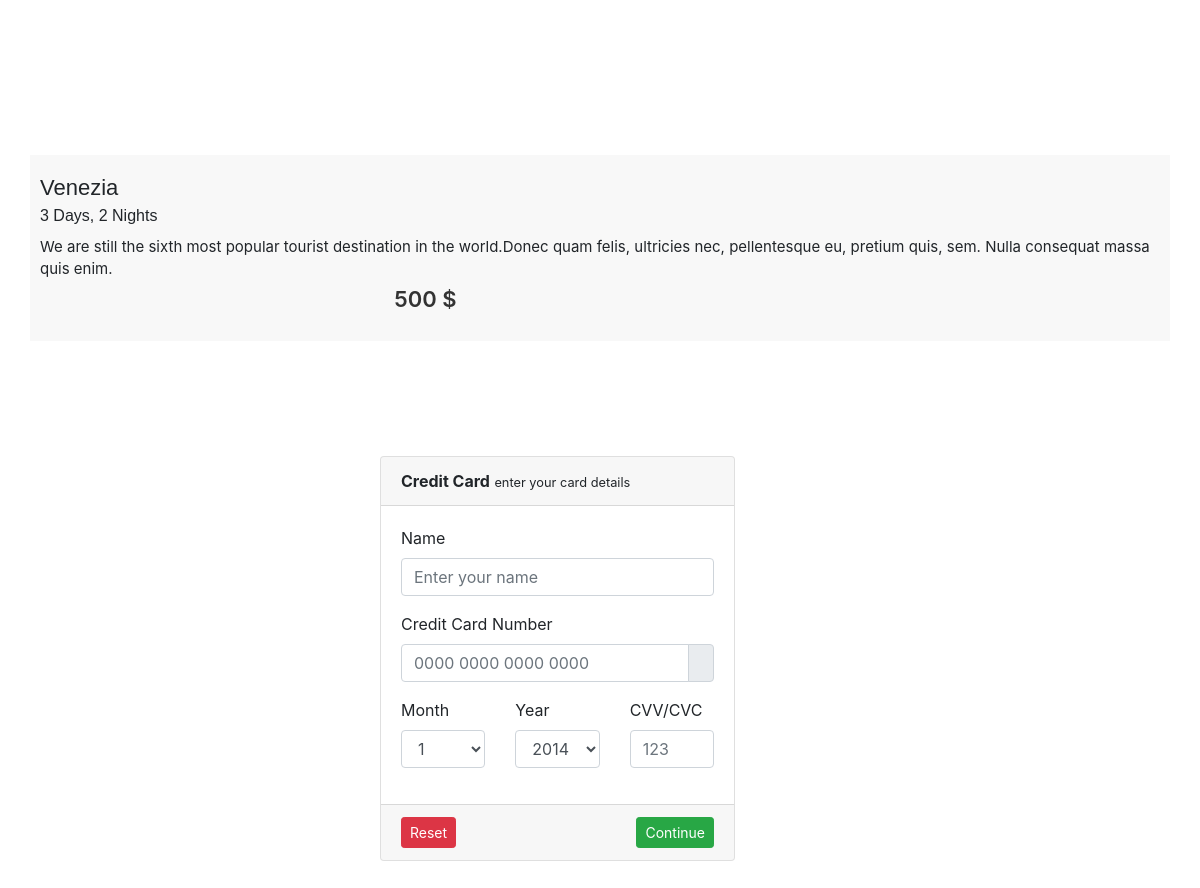
The page /checkin.php?id=4 (signed in) on the database its author committed.
### tables this page shows
CREATE TABLE `content` (
  `id` int(255) NOT NULL,
  `content_message` varchar(255) DEFAULT NULL,
  `destination` varchar(50) DEFAULT NULL,
  `price` int(11) NOT NULL
);

### checkin.php (the view, shortened to what this page needs)
<link rel="stylesheet" href="./css/checkin.css">
<link rel="stylesheet" href="./css/indexstyle.css">
<html>
<body>
<link rel="stylesheet" href="https://stackpath.bootstrapcdn.com/bootstrap/4.3.1/css/bootstrap.min.css"
>
 <section id="mu-featured-tours">
			<div class="container">
				<div class="row">
					<div class="col-md-12">
                        <?php
                              $mysqli = new mysqli('localhost', 'root', '', 'cms') or die(mysqli_error($mysqli));
                              $idd= $mysqli->query("SELECT *  from content");
                              if (isset($_GET['id']))
                              {
                                $id=($_GET['id']);
                                $idd= $mysqli->query("SELECT *  from content WHERE id='$id'");
                              }
                              while ($row = $idd->fetch_assoc()):
                        ?>
                                <div class="mu-featured-tours-content">
								    <div class="row">
										<div class="mu-featured-tours-single">
											<div class="mu-featured-tours-single-info">
                                                  <h3><?php echo $row ['destination']; ?></h3>
                                                  <h4> 3 Days, 2 Nights</h4>
                                                  <span class="mu-price-tag">
                                                  <?php echo $row ['price']; ?> $ </span>
                                                  <p>
                                                  <?php echo $row ['content_message'];?>
                                                  </p>
                                                  <br>
                                            </div>
                                          </div>
                                      </div>
                                </div>
                                <?php endwhile; ?>
					</div>
				</div>
			</div>
</section>
<div class="padding">
    <div class="row">
        <div class="col-sm-6">
            <div class="card">
                <div class="card-header">
                    <strong>Credit Card</strong>
                    <small>enter your card details</small>
                </div>
                <div class="card-body">
                    <div class="row">
                        <div class="col-sm-12">
                            <div class="form-group">
                                <label for="name">Name</label>
                                <input class="form-control" id="name" type="text" placeholder="Enter your name">
                            </div>
                        </div>
                    </div>
                    <div class="row">
                        <div class="col-sm-12">
                            <div class="form-group">
                                <label for="ccnumber">Credit Card Number</label>
                                <div class="input-group">
                                    <input class="form-control" type="text" placeholder="0000 0000 0000 0000" autocomplete="email">
                                    <div class="input-group-append">
                                        <span class="input-group-text">
                                        </span>
                                    </div>
                                </div>
                            </div>
                        </div>
                    </div>
                    <div class="row">
                        <div class="form-group col-sm-4">
                            <label for="ccmonth">Month</label>
                            <select class="form-control" id="ccmonth">
                                <option>1</option>
                            </select>
                        </div>
                        <div class="form-group col-sm-4">
                            <label for="ccyear">Year</label>
                            <select class="form-control" id="ccyear">
                                <option>2014</option>
                            </select>
                        </div>
                        <div class="col-sm-4">
                            <div class="form-group">
                                <label for="cvv">CVV/CVC</label>
                                <input class="form-control" id="cvv" type="text" placeholder="123">
                            </div>
                        </div>
                    </div>
                </div>
                <div class="card-footer">
                    <button class="btn btn-sm btn-success float-right" type="submit">
                        <i class="mdi mdi-gamepad-circle"></i> Continue</button>
                    <button class="btn btn-sm btn-danger" type="reset">
                        <i class="mdi mdi-lock-reset"></i> Reset</button>
                </div>
            </div>
        </div>
    </div>
</div>
</body>
</html>

### css/checkin.css (style rules this page uses)
.padding { padding: 5rem !important; margin-left: 300px }
.card { margin-bottom: 1.5rem }
.card { position: relative; display: -ms-flexbox; display: flex; -ms-flex-direction: column; flex-direction: column; min-width: 0; word-wrap: break-word; background-color: #fff; background-clip: border-box; border: 1px solid #c8ced3; border-radius: .25rem }
.card-header:first-child { border-radius: calc(0.25rem - 1px) calc(0.25rem - 1px) 0 0 }
.card-header { padding: .75rem 1.25rem; margin-bottom: 0; background-color: #f0f3f5; border-bottom: 1px solid #c8ced3 }
.card-body { flex: 1 1 auto; padding: 1.25rem }

### css/indexstyle.css (style rules this page uses)
body, html { overflow-x: hidden; }
h1, h2, h3, h4, h5, h6 { font-family: "Poppins", sans-serif; font-weight: 700; margin-top: 0; }
h3 { font-size: 26px; }
h4 { font-size: 22px; }
button { padding: 5px 15px; border: none; }
#mu-featured-tours { background-color: #fff; float: left; padding: 100px 0; display: inline; width: 100%; }
.mu-featured-tours-content { display: inline; float: left; margin-top: 40px; width: 100%; }
.mu-featured-tours-single { background-color: #f8f8f8; display: inline; float: left; width: 100%; margin: 15px 0; }
.mu-featured-tours-single-info { display: inline; float: left; position: relative; width: 100%; padding: 20px 10px; }
.mu-featured-tours-single h3 { font-size: 22px; margin-bottom: 5px; }
.mu-featured-tours-single h4 { font-size: 16px; margin-bottom: 10px; font-weight: 300; }
.mu-price-tag { position: absolute; bottom: 25px; left: 15px; color: #333; font-size: 22px; font-weight: 600; }
.mu-featured-tours-single p { font-size: 15px; }

### rows shown on the page
content: destination "Venezia", price "500", content_message "We are still the sixth most popular tourist destination in the world.Donec quam felis, ultricies nec, pellentesque eu, pretium quis, sem. Nulla consequat massa quis enim."
